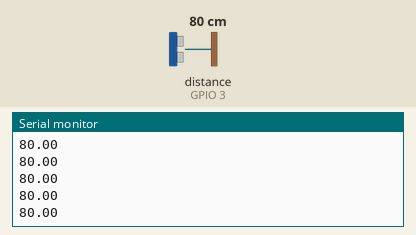
Simulated run of this sketch. Board: ESP32. On the bench: the last lines printed to the serial monitor. Inputs (shaded band) come from the test bench; at power-on: distance to the obstacle (sensor on GPIO 3) 80 cm. WiFi joins after 1.5 s; servers stay silent unless stated; no MQTT or app messages arrive unless stated.

Above: at 2.7 s.
2.8 s: distance to the obstacle (sensor on GPIO 3) set to 2 cm
At 3.9 s:
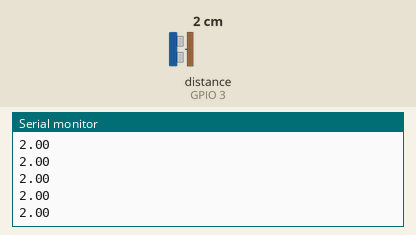
4.3 s: distance to the obstacle (sensor on GPIO 3) set to 4 cm
At 5.4 s:
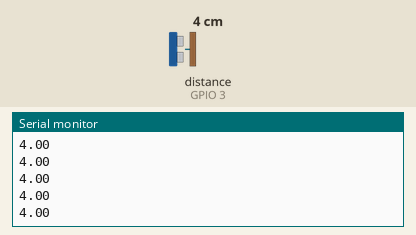
Timing chart, 0 to 6.1 s (numbered marks = the images above; inputs shaded):
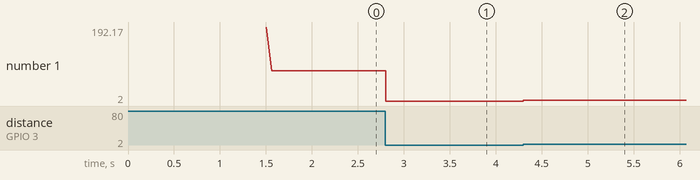

Measured:
- after the input at 2.8 s, the serial monitor: prints a new line at once (image 1)
- after the input at 4.3 s, the serial monitor: prints a new line at once (image 2)
- plotted number 1: 80 → 2 after the input at 2.8 s, 2 → 4 after the input at 4.3 s

The sketch:

MQTT_ESP32_FINGERPRINT.ino
```cpp
#include "WiFi.h"
#include "PubSubClient.h"
#include "HCSR04.h"


WiFiClient wifi;
PubSubClient client(wifi);
HCSR04 hc(2, 3);


const char* ssid = "Home";
const char* password =  "95036113";

const char* mqtt_server = "192.168.0.197";

void callback(char* topic, byte* payload, unsigned int length) {
  byte* p = (byte*)malloc(length);
  memcpy(p,payload,length);
  client.publish("outTopic", p, length);
  free(p);
}

void setup() {

  Serial.begin(115200);

  WiFi.begin(ssid, password);

  while (WiFi.status() != WL_CONNECTED) {
    delay(500);
    Serial.println("Connecting to WiFi..");
  }

  Serial.println("Connected to the WiFi network");
  Serial.println("");
  Serial.println("WiFi connected.");
  Serial.println("IP address: ");
  Serial.println(WiFi.localIP());
  Serial.println("Connecting to MQTT");
  client.setServer(mqtt_server, 1883);
  client.setCallback(callback);

  if(!client.connected()){
    client.connect("ESP32Client");
    Serial.println("MQTT connected successfully");
  }
}


void loop() {
  client.loop();
  Serial.println( hc.dist() );
  client.publish("/first/hello", "hi");

}
```
